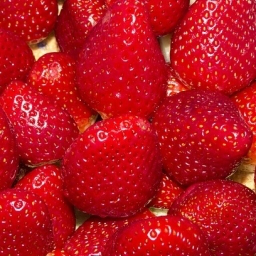
%> input picture Serrano-Jorge/source/Images/fresas.bmp, 256 x 256 px
$ octave --eval "result = Tiling;"   (GNU Octave 9; MATLAB toolbox functions it lacks are replaced by stand-ins)
%> lines starting %> are read from the running program, lines starting %| are printed output that depends on the picture
%> in Tiling, img_base is the input picture: size 256x256x3 uint8; mean R, G, B 183.5, 20, 29.8
### Serrano-Jorge/source/crear_mosaico_exacto.m
function img_out = crear_mosaico_exacto(img_base, lado_objetivo)
%> called with lado_objetivo = 512
    % Obtener tamaño de la base (ej. 512)
    [h, w, ~] = size(img_base);

    % 1. Calcular cuántas veces hay que repetir para cubrir el objetivo
    rep_filas = ceil(lado_objetivo / h);
    rep_cols  = ceil(lado_objetivo / w);

    % 2. Crear el mosaico gigante
    img_out = repmat(img_base, rep_filas, rep_cols, 1);
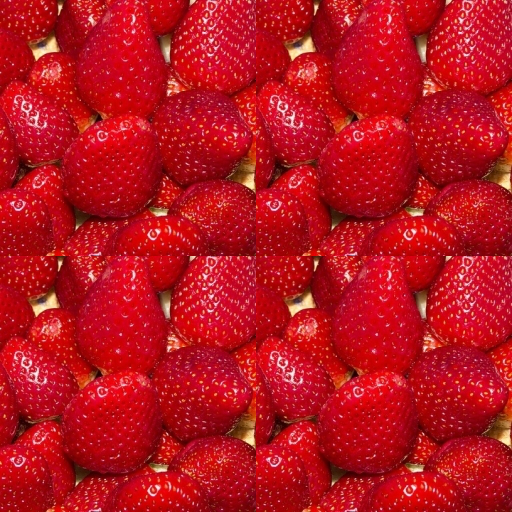
%> img_out: size 512x512x3 uint8; mean R, G, B 183.5, 20, 29.8
end

### work-CM-Pract4-Lib/imlee.m
function [X, Xamp, tipo, m, n, mamp, namp, TO]=imlee(fname)
%> called with fname = 'Mosaicos/fresas_512.bmp'

% Lee archivo de imagen <fname>
% Convierte a truecolor, si no lo es ya
% Convierte a espacio de color YCbCr
% Amplia dimensiones a multiplos de 8

% Entradas:
%  fname: Un string con nombre de archivo, incluido sufijo
%         Admite BMP y JPEG, indexado y truecolor
% Salidas:
%  X: Matriz de imagen original BMP en espacio RGB y tipo truecolor
%  Xamp: Matriz de imagen en espacio YCbCr y dimensiones ampliadas
%  tipo: 0 -> indexado, 1 -> truecolor
%  m: Alto original de la imagen (nº de filas)
%  n: Ancho original de la imagen (nº de columnas)
%  mamp: Alto ampliado de la imagen (nº de filas)
%  namp: Ancho ampliadode la imagen (nº de columnas)
%  TO: Tamaño original de archivo para calcular RC

disptext=1; % Flag de verbosidad
if disptext
    disp('--------------------------------------------------');
    disp('Funcion imlee:');
end

% Lee info de imagen
s=imfinfo(fname);
TO=s.FileSize; % Tamaño original

% Carga archivo, convierte a RGB y calcula tamaño
if strcmp(s.ColorType,'indexed') & s.BitDepth==8
    tipo=0;
    [Y,map]=imread(fname);
    X=uint8(round(ind2rgb(Y,map)*255));
elseif strcmp(s.ColorType,'truecolor') & s.BitDepth==24
    tipo=1;
    X=imread(fname);
else
    disp('Formato no reconocido. Terminado.');
    return;
end

% Convierte a espacio de color YCbCr
% Formato double para poder procesar con DCT
XYCbCr=double(rgb2ycbcr(X));
%> XYCbCr: size 512x512x3 double; mean of channels 1, 2, 3 76.1, 108.1, 199.1

% Si tamaño no es multiplo de 8, replica ultimas filas y/o columnas
% Si no se amplia, al usar blkproc en DCT, ampliara e introducira ceros
% Los ceros provocarian mas error de borde que la replicacion
[m n plan]=size(X); % tamaño original
mpad = rem(m,8); if mpad>0, mpad = 8-mpad; end
npad = rem(n,8); if npad>0, npad = 8-npad; end
Xamp=cat(1, XYCbCr, repmat(XYCbCr(m,:,:),[mpad 1 1]));
Xamp=cat(2, Xamp, repmat(Xamp(:,n,:),[1 npad 1]));
mamp=m+mpad; % Alto ampliado de la imagen (nº de filas)
namp=n+npad; % Ancho ampliadode la imagen (nº de columnas)

if disptext
    disp(sprintf('%s %s', 'Archivo leido:', fname));
    if tipo
        disp('Formato truecolor de 24 bits');
    else
        disp('Formato indexado de 8 bits');
    end
    disp(sprintf('%s %1.0f %s %1.0f', 'Imagen original de ancho x alto:', n,'x',m));
%| Imagen original de ancho x alto: 512 x 512
    disp(sprintf('%s %1.0f %s %1.0f', 'Ampliada a:', namp,'x',mamp));
%| Ampliada a: 512 x 512
    disp('Imagen convertida a Espacio de Color YCbCr');
    disp('Terminado imlee');
    disp('--------------------------------------------------');
end

### Serrano-Jorge/source/jcom_custom.m
function RC=jcom_custom(fname,caliQ)

% jcom_custom: Compresion de imagenes basada en transformadas

% Entradas:
%  fname: Un string con nombre de archivo, incluido sufijo
%         Admite BMP y JPEG, indexado y truecolor
%  caliQ: Factor de calidad (entero positivo >= 1)
%         100: calidad estandar
%         >100: menor calidad
%         <100: mayor calidad
% Salidas:
%  RC. Relación de compresion de la imagen proporcionada

disptext=1; % Flag de verbosidad
if disptext
    disp('--------------------------------------------------');
    disp('Funcion jcom_custom:');
end

% Instante inicial
tc=cputime;

% Lee archivo de imagen
% Convierte a espacio de color YCbCr
% Amplia dimensiones a multiplos de 8
%  X: Matriz original de la imagen en espacio RGB
%  Xamp: Matriz ampliada de la imagen en espacio YCbCr
[X, Xamp, tipo, m, n, mamp, namp, TO]=imlee(fname);
%> tipo = 1; m = 512; n = 512; mamp = 512; namp = 512; TO = 786486

% Diferencias entre dimensiones originales y ampliadas
delta_m = mamp - m;  % filas agregadas
%> delta_m = 0
delta_n = namp - n;  % columnas agregadas
%> delta_n = 0

%Calculamos el tamaño de la imagen truecolor para posteriomente calcular RC
lenx = m * n * 3;
%> lenx = 786432

% Calcula DCT bidimensional en bloques de 8 x 8 pixeles
Xtrans = imdct(Xamp);

% Cuantizacion de coeficientes coefiecentes enteros


Xlab=quantmat(Xtrans, caliQ);

%Xlab = quantmat_zonal(Xtrans);  - Cambiado segun la estrategia aplicada
%Xlab = quantmat_n_largest(Xtrans);

% Genera un scan por cada componente de color
%  Cada scan es una matriz mamp x namp
%  Cada bloque se reordena en zigzag
XScan=scan(Xlab);

% Codifica los tres scans, usando Huffman estadistico
[CodedY,CodedCb,CodedCr, Bits, Huffval]=EncodeCustomScans(XScan);

[sbytesY, ultlY]=bits2bytes(CodedY);
[sbytesCb, ultlCb]=bits2bytes(CodedCb);
[sbytesCr, ultlCr]=bits2bytes(CodedCr);

% Concatenar todos los bytes en un solo array
allBytes = [sbytesY; sbytesCb; sbytesCr];

lengths.Y  = length(sbytesY);
lengths.Cb = length(sbytesCb);
lengths.Cr = length(sbytesCr);

% Genera nombre archivo comprimido <fname>.huf
[pathstr,name,ext] = fileparts(fname);
nombrecomp=strcat(name,'.huc');

fid = fopen(nombrecomp,'w');

%% === CABECERA: Dimensiones y calidad ===
fwrite(fid, caliQ,   'uint16');
fwrite(fid, namp,    'uint32');
fwrite(fid, mamp,    'uint32');
fwrite(fid, delta_n, 'uint8');
fwrite(fid, delta_m, 'uint8');

%% === LUMINANCIA (Y) ===
% Longitud
fwrite(fid, lengths.Y, 'uint32');

% Bits
fwrite(fid, length(Bits.Y.DC), 'uint8');
fwrite(fid, Bits.Y.DC, 'uint8');
fwrite(fid, length(Bits.Y.AC), 'uint8');
fwrite(fid, Bits.Y.AC, 'uint8');

% Huffval
fwrite(fid, length(Huffval.Y.DC), 'uint8');
fwrite(fid, Huffval.Y.DC, 'uint8');
fwrite(fid, length(Huffval.Y.AC), 'uint8');
fwrite(fid, Huffval.Y.AC, 'uint8');

% Últimos valores
fwrite(fid, ultlY, 'uint8');

%% === CROMINANCIA (Cb y Cr) ===
% Longitud
fwrite(fid, lengths.Cb, 'uint32');

% Bits
fwrite(fid, length(Bits.C.DC), 'uint8');
fwrite(fid, Bits.C.DC, 'uint8');
fwrite(fid, length(Bits.C.AC), 'uint8');
fwrite(fid, Bits.C.AC, 'uint8');

% Huffval
fwrite(fid, length(Huffval.C.DC), 'uint8');
fwrite(fid, Huffval.C.DC, 'uint8');
fwrite(fid, length(Huffval.C.AC), 'uint8');
fwrite(fid, Huffval.C.AC, 'uint8');

% Últimos valores
fwrite(fid, ultlCb, 'uint8');
fwrite(fid, ultlCr, 'uint8');


% Todos los datos codificados
fwrite(fid,allBytes,'uint8'); % Mensaje comprimido y segmentado.
fclose(fid);

% --------- Calculo de FC ---------
% Como estamos usando las tablas por defecto de jpeg no necesitamos
% inculir todas las cabeceras de huffman

TO=lenx; % Longitud del fichero original.
TDatos = numel(allBytes);  % número total de bytes
TC = TDatos;
% Mostrar la(s) Relacion(es) de compresión.
RC= 100*(TO-TC)/TO; % TASA (rate) de compresión.


disp('-----------------');
disp(sprintf('%s %s', 'Archivo comprimido:', nombrecomp));
disp(sprintf('%s %2.2f %s', 'RC archivo =', RC, '%.'));


% Tiempo de ejecucion
e=cputime-tc;

if disptext
    disp('Compresion terminada');
    disp(sprintf('%s %1.6f', 'Tiempo total de CPU:', e));
    disp('Terminado jcom_custom');
    disp('--------------------------------------------------');
end

### work-CM-Pract3-Lib/imdct.m
function Xtrans = imdct(X)

% Calcula DCT bidimensional en bloques de 8 x 8 pixeles

% Entradas:
%  X: Matriz de imagen original en formato truecolor YCbCr
%     Dimensiones deben ser multiplo de 8 para que no rellene con ceros
% Salidas:
%  Xtrans: Matriz transformada de X

disptext=1; % Flag de verbosidad
if disptext
    disp('--------------------------------------------------');
    disp('Funcion imdct:');
end

% Instante inicial
t=cputime;


% Resta offset 128
Xoff=X-128; % Rango [-128, 127]
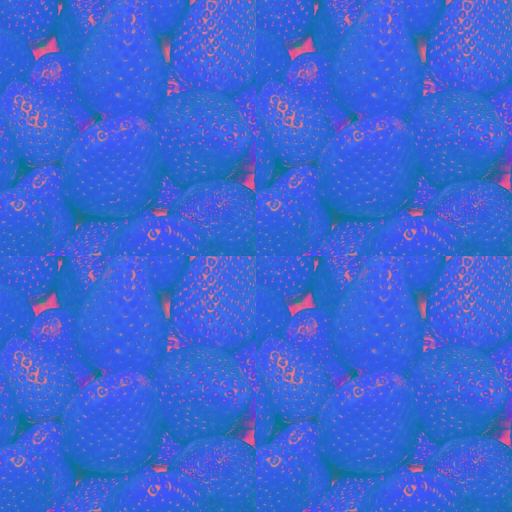
%> Xoff: size 512x512x3 double; mean R, G, B -51.9, -19.9, 71.1; drawn with min black and max white

% Separa las matrices bidimensionales de color
%  para procesar separadamente
Y=Xoff(:,:,1);
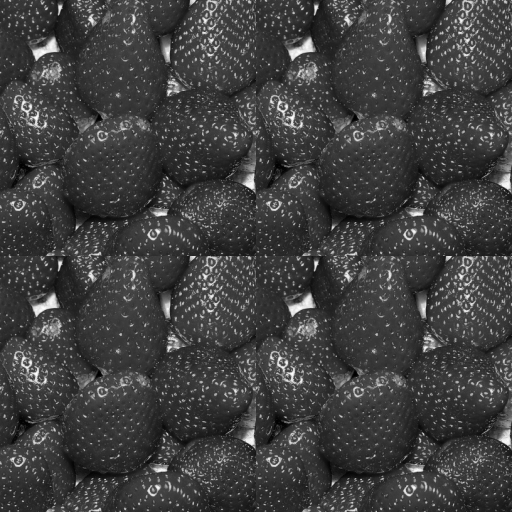
%> Y: size 512x512 double; min -102, max 96, mean -51.9; drawn with min black and max white
Cb=Xoff(:,:,2);
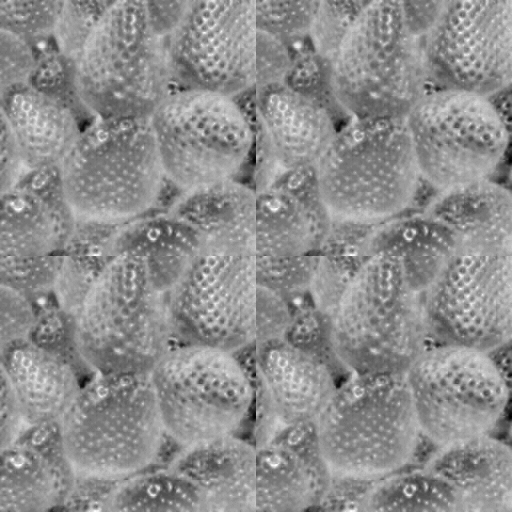
%> Cb: size 512x512 double; min -50, max 4, mean -19.89; drawn with min black and max white
Cr=Xoff(:,:,3);
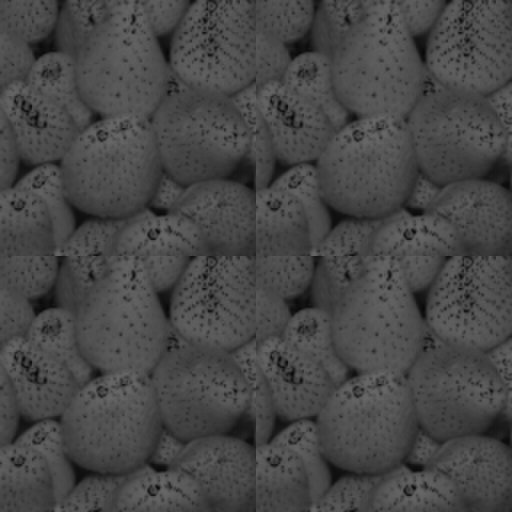
%> Cr: size 512x512 double; min 8, max 105, mean 71.1

% [7 lines of commented-out code are left out]

fun = @(x) dct2(double(x));
XYtrans  = blkproc(Y, [8 8], fun);
XCbtrans = blkproc(Cb, [8 8], fun);
XCrtrans = blkproc(Cr, [8 8], fun);


% Recompone  matriz transformada 3-D
Xtrans=cat(3,XYtrans,XCbtrans,XCrtrans);

% Tiempo de ejecucion
e=cputime-t;

if disptext
    disp('Imagen transformada obtenida');
    disp(sprintf('%s %1.6f', 'Tiempo de CPU:', e));
    disp('Terminado imdct');
    disp('--------------------------------------------------');
end

### JorgeSerranoRueda/blkproc.m
function b = blkproc(varargin)
%BLKPROC Implement distinct block processing for image.
%   B = BLKPROC(A,[M N],FUN) processes the image A by applying the function
%   FUN to each distinct M-by-N block of A, padding A with zeros if
%   necessary.  FUN is a function that accepts an M-by-N matrix, X, and
%   returns a matrix, vector, or scalar Y:
%
%       Y = FUN(X)
%
%   BLKPROC does not require that Y be the same size as X.  However, B is
%   the same size as A only if Y is the same size as X.
%
%   B = BLKPROC(A,[M N],FUN,P1,P2,...) passes the additional parameters
%   P1,P2,..., to FUN.
%
%   B = BLKPROC(A,[M N],[MBORDER NBORDER],FUN,...) defines an overlapping
%   border around the blocks.  BLKPROC extends the original M-by-N blocks by
%   MBORDER on the top and bottom, and NBORDER on the left and right,
%   resulting in blocks of size (M+2*MBORDER)-by-(N+2*NBORDER). BLKPROC pads
%   the border with zeros, if necessary, on the edges of A. FUN should
%   operate on the extended block.
%
%   B = BLKPROC(A,'indexed',...) processes A as an indexed image, padding
%   with zeros if the class of A is uint8 or uint16, or ones if the class of
%   A is double.
%
%   Class Support
%   -------------
%   The input image A can be of any class supported by FUN. The class of B
%   depends on the class of the output from FUN.
%
%   Examples
%   --------
%   FUN can be a FUNCTION_HANDLE created using @.  This example uses BLKPROC
%   to compute the 2-D DCT of each 8-by-8 block of the input image.
%
%       I = imread('cameraman.tif');
%       fun = @dct2;
%       J = blkproc(I,[8 8],fun);
%       imagesc(J), colormap(hot)
%
%   FUN can also be an inline object.  This example uses BLKPROC to set the
%   pixels in each 8-by-8 block to the standard deviation of the elements in
%   that block.
%
%       I = imread('alumgrns.tif');
%       fun = inline('std2(x)*ones(size(x))');
%       I2 = blkproc(I,[8 8],fun);
%       imshow(I)
%       figure, imshow(I2,[])
%
%   See also COLFILT, FUNCTION_HANDLE, NLFILTER, INLINE.

%   Copyright 1993-2001 The MathWorks, Inc.
%   $Revision: 5.24 $  $Date: 2001/02/26 22:51:25 $

[a, block, border, fun, params, padval] = parse_inputs(varargin{:});

% Expand A: Add border, pad if size(a) is not divisible by block.
[ma,na] = size(a);
mpad = rem(ma,block(1)); if mpad>0, mpad = block(1)-mpad; end
npad = rem(na,block(2)); if npad>0, npad = block(2)-npad; end
if (isa(a, 'uint8'))
    if (padval == 1)
        aa = repmat(uint8(1), ma+mpad+2*border(1),na+npad+2*border(2));
    else
        aa = repmat(uint8(0), ma+mpad+2*border(1),na+npad+2*border(2));
    end
elseif isa(a, 'uint16')
    if (padval == 1)
        aa = repmat(uint16(1), ma+mpad+2*border(1),na+npad+2*border(2));
    else
        aa = repmat(uint16(0), ma+mpad+2*border(1),na+npad+2*border(2));
    end
else
    if (padval == 1)
        aa = ones(ma+mpad+2*border(1),na+npad+2*border(2));
    else
        aa = zeros(ma+mpad+2*border(1),na+npad+2*border(2));
    end
end
aa(border(1)+(1:ma),border(2)+(1:na)) = a;

%
% Process first block.
%
m = block(1) + 2*border(1);
n = block(2) + 2*border(2);
mblocks = (ma+mpad)/block(1);
nblocks = (na+npad)/block(2);
arows = 1:m; acols = 1:n;
x = aa(arows, acols);
firstBlock = feval(fun,x,params{:});
if (isempty(firstBlock))
  style = 'e'; % empty
  b = [];
elseif (all(size(firstBlock) == size(x)))
  style = 's'; % same
  % Preallocate output.
  if (isa(firstBlock, 'uint8'))
     b = repmat(uint8(0), ma+mpad, na+npad);
  elseif (isa(firstBlock, 'uint16'))
     b = repmat(uint16(0), ma+mpad, na+npad);
  else
     b = zeros(ma+mpad, na+npad);
  end
  brows = 1:block(1);
  bcols = 1:block(2);
  mb = block(1);
  nb = block(2);
  xrows = brows + border(1);
  xcols = bcols + border(2);
  b(brows, bcols) = firstBlock(xrows, xcols);
elseif (all(size(firstBlock) == (size(x)-2*border)))
  style = 'b'; % border
  % Preallocate output.
  if (isa(firstBlock, 'uint8'))
      b = repmat(uint8(0), ma+mpad, na+npad);
  elseif (isa(firstBlock, 'uint16'))
      b = repmat(uint16(0), ma+mpad, na+npad);
  else
      b = zeros(ma+mpad, na+npad);
  end
  brows = 1:block(1);
  bcols = 1:block(2);
  b(brows, bcols) = firstBlock;
  mb = block(1);
  nb = block(2);
else
  style = 'd'; % different
  [P,Q] = size(firstBlock);
  brows = 1:P;
  bcols = 1:Q;
  mb = P;
  nb = Q;
  if (isa(firstBlock, 'uint8'))
      b = repmat(uint8(0), mblocks*P, nblocks*Q);
  elseif (isa(firstBlock, 'uint16'))
      b = repmat(uint16(0), mblocks*P, nblocks*Q);
  else
      b = zeros(mblocks*P, nblocks*Q);
  end
  b(brows, bcols) = firstBlock;
end

[rr,cc] = meshgrid(0:(mblocks-1), 0:(nblocks-1));
rr = rr(:);
cc = cc(:);
mma = block(1);
nna = block(2);
for k = 2:length(rr)
  x = aa(rr(k)*mma+arows,cc(k)*nna+acols);
  c = feval(fun,x,params{:});
  if (style == 's')
    b(rr(k)*mb+brows,cc(k)*nb+bcols) = c(xrows,xcols);
  elseif (style == 'b')
    b(rr(k)*mb+brows,cc(k)*nb+bcols) = c;
  elseif (style == 'd')
    b(rr(k)*mb+brows,cc(k)*nb+bcols) = c;
  end
end

if ((style == 's') | (style == 'b'))
  b = b(1:ma,1:na);
end

%%%
%%% Function parse_inputs
%%%
function [a, block, border, fun, params, padval] = parse_inputs(varargin)

switch nargin
case 0
    error('Too few inputs to BLKPROC');

case 1
    error('Too few inputs to BLKPROC');

case 2
    error('Too few inputs to BLKPROC');

case 3
    % BLKPROC(A, [m n], 'fun')
    a = varargin{1};
    block = varargin{2};
%> block = [8 8]
    border = [0 0];
%> the run ends on the next line
    fun = fcnchk(varargin{3});
    params = cell(0,0);
    padval = 0;

case 4
    if (strcmp(varargin{2}, 'indexed'))
        % BLKPROC(X, 'indexed', [m n], 'fun')
        a = varargin{1};
        block = varargin{3};
        border = [0 0];
        fun = fcnchk(varargin{4});
        params = cell(0,0);
        padval = 1;

    else
        params = varargin(4);
        [fun,msg] = fcnchk(varargin{3}, length(params));
        if isempty(msg)
            % BLKPROC(A, [m n], 'fun', P1)
            a = varargin{1};
            block = varargin{2};
            border = [0 0];
            padval = 0;

        else
            % BLKPROC(A, [m n], [mb nb], 'fun')
            a = varargin{1};
            block = varargin{2};
            border = varargin{3};
            fun = fcnchk(varargin{4});
            params = cell(0,0);
            padval = 0;
        end
    end

otherwise
    if (strcmp(varargin{2}, 'indexed'))
        params = varargin(5:end);
        [fun,msg] = fcnchk(varargin{4},length(params));
        if isempty(msg)
            % BLKPROC(A, 'indexed', [m n], 'fun', P1, ...)
            a = varargin{1};
            block = varargin{3};
            border = [0 0];
            padval = 1;

        else
            % BLKPROC(A, 'indexed', [m n], [mb nb], 'fun', P1, ...)
            a = varargin{1};
            block = varargin{3};
            border = varargin{4};
            params = varargin(6:end);
            fun = fcnchk(varargin{5},length(params));
            padval = 1;

        end

    else
        params = varargin(4:end);
        [fun,msg] = fcnchk(varargin{3},length(params));
        if isempty(msg)
            % BLKPROC(A, [m n], 'fun', P1, ...)
            a = varargin{1};
            block = varargin{2};
            border = [0 0];
            padval = 0;

        else
            % BLKPROC(A, [m n], [mb nb], 'fun', P1, ...)
            a = varargin{1};
            block = varargin{2};
            border = varargin{3};
            params = varargin(5:end);
            fun = fcnchk(varargin{4}, length(params));
            padval = 0;

        end

    end
end

if (isa(a,'uint8') | isa(a, 'uint16'))
    padval = 0;
end

### Serrano-Jorge/source/Tiling.m
function datos_estudio = Tiling()
% ESTUDIO_TIEMPOS_TILING Ejecuta el análisis de tiempo de compresión con Tiling.
%
%   OUTPUT:
%       datos_estudio - Estructura con los siguientes campos:
%           .nombres      : Celda con los nombres de las series (leyenda).
%           .lados        : Vector con los tamaños de lado probados (Eje X).
%           .tiempos      : Matriz (nImagenes x nTamaños) con los tiempos (Eje Y).
%           .calidad      : Factor de calidad usado.
%           .timestamp    : Fecha y hora de la ejecución.

    disp(' ');
    disp('=== INICIANDO FUNCIÓN DE ANÁLISIS DE TIEMPO (TILING) ===');

    %% 1. Configuración del Experimento
    % ------------------------------------------------
    % Configuración de archivos y rutas
    imagenes_base = {'./Images/fresas.bmp','./Images/brassica.bmp','./Images/pino.bmp','./Images/grietas.bmp'};%,'./Images/sailboat.bmp','./Images/pino.bmp', './Images/franjas.bmp'};
    nombres_leyenda = {'Baja Var (Fresas)','Media Var (Brassica)', 'Alta Var (Pino)','Alta Var (Grietas)'};

    % Tamaños a probar (Lado de la imagen cuadrada)
    lados_prueba = [512,1024,1536,2048,3076];

    % Parámetros de compresión
    caliQ = 100;
    nTest = 1; % Número de repeticiones para promediar el tiempo

    % Directorio para logs o temporales (opcional)
    output_dir = 'Mosaicos';
    if ~exist(output_dir, 'dir'), mkdir(output_dir); end

    %% 2. Inicialización de la Estructura de Salida
    % ------------------------------------------------
    % Pre-reservamos memoria para la matriz de tiempos
    matriz_tiempos = zeros(length(imagenes_base), length(lados_prueba));

    % Guardamos los metadatos en la estructura desde el principio
    datos_estudio.nombres = nombres_leyenda;
    datos_estudio.lados = lados_prueba;
    datos_estudio.calidad = caliQ;
    datos_estudio.timestamp = datetime('now');

    %% 3. Bucle Principal de Procesamiento
    % ------------------------------------------------
    for k = 1:length(imagenes_base)
        nombre_archivo = imagenes_base{k};

        % Verificación de existencia
        if ~exist(nombre_archivo, 'file')
            warning('Imagen no encontrada: %s. Se rellenará con NaN.', nombre_archivo);
            matriz_tiempos(k, :) = NaN;
            continue;
        end

        img_base = imread(nombre_archivo);
        fprintf('--> Procesando serie: %s \n', nombres_leyenda{k});
        [~, nombre_solo, ext] = fileparts(nombre_archivo);
        for j = 1:length(lados_prueba)
            L = lados_prueba(j);

            % --- A. Generación del Mosaico (Tiling) ---
            % Se asume que 'crear_mosaico_exacto' existe en el path
            try
                img_test = crear_mosaico_exacto(img_base, L);
            catch
                error('La función "crear_mosaico_exacto" no se encuentra o falló.');
            end

            % Guardar temporal para el compresor

            nombre_temp = fullfile(output_dir, sprintf('%s_%d.bmp',nombre_solo , L));

            imwrite(img_test, nombre_temp);

            % --- B. Medición de Tiempo (Promediado) ---
            t_acumulado = 0;

            % Ejecutar nTest veces para estabilizar la medida del SO
            for rep = 1:nTest
                t_inicio = tic;

                % Llamada al compresor (silenciando salida si es posible)
                % Nota: Asegúrate de que jcom_custom está en el path
                [~] = jcom_custom(nombre_temp, caliQ);


                t_acumulado = t_acumulado + toc(t_inicio);

                % Limpieza inmediata del archivo comprimido generado (.huc)
                nombre_huc = strrep(nombre_temp, '.bmp', '.huc');
                if exist(nombre_huc, 'file'), delete(nombre_huc); end
            end

            t_medio = t_acumulado / nTest;
            matriz_tiempos(k, j) = t_medio;

            fprintf('    |-- Tamaño %dx%d: %.4f seg (Promedio de %d runs)\n', ...
                    L, L, t_medio, nTest);
        end

        % Limpieza del archivo temporal de imagen
        if exist(nombre_temp, 'file'), delete(nombre_temp); end
        disp('    -----------------------------------');
    end

    %% 4. Finalización y Empaquetado
    % ------------------------------------------------
    % Asignamos la matriz llena a la estructura
    datos_estudio.tiempos = matriz_tiempos;

    % Guardado automático de respaldo (Backup)
    save(fullfile(output_dir, 'backup_tiempos_struct.mat'), 'datos_estudio');

    disp('=== ESTUDIO FINALIZADO CON ÉXITO ===');
    disp(['Datos guardados en estructura y backup en: ', output_dir]);
end
